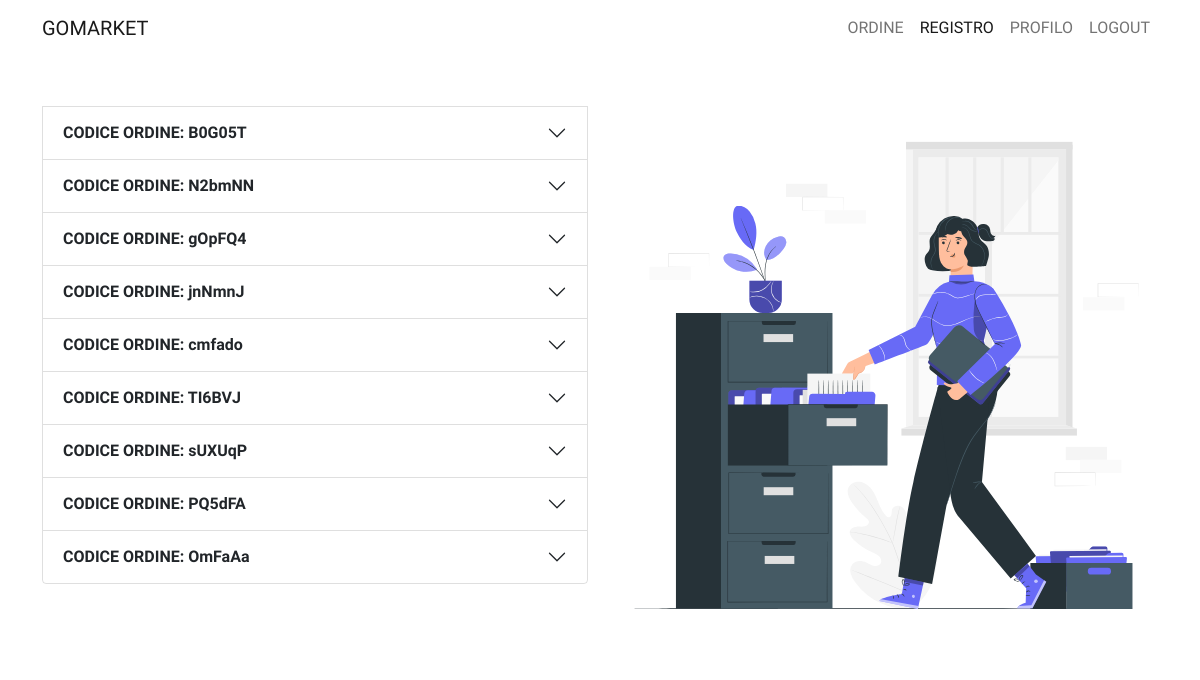
/page/cliente/registro.php (signed in), run on the app's committed database.
### tables this page shows
CREATE TABLE `ordine` (
  `ID` int(3) NOT NULL,
  `codice_ordine` varchar(255) NOT NULL,
  `stato_ordine` int(1) NOT NULL,
  `totale_ordine` float NOT NULL,
  `data_ordine` date NOT NULL,
  `fk_id_utente` int(3) NOT NULL
);

### method/funzioni.php (called while the page is built, shortened)
<?php
    function connessione($sql, $base) {
		$conn = mysqli_connect("localhost", "root", "", $base);
		$resultset = $conn->query($sql);
		$righe = mysqli_fetch_all($resultset, MYSQLI_ASSOC);
		return $righe;
	}
?>

### page/cliente/registro.php (the view, shortened to what this page needs)
<?php
    include("../../method/funzioni.php");
    if(!isset($_SESSION["NOME"])) {
        $nav = "
            <nav class='navbar sticky-top navbar-expand-lg navbar-light bg-white'>
                <div class='container'>
                <a class='navbar-brand' href='../../index.php'>GOMARKET</a>
                <button class='navbar-toggler' type='button' data-bs-toggle='collapse' data-bs-target='#navbarNav' aria-controls='navbarNav' aria-expanded='false' aria-label='Toggle navigation'>
                    <span class='navbar-toggler-icon'></span>
                </button>
                <div class='collapse navbar-collapse justify-content-end' id='navbarNav'>
                    <ul class='navbar-nav'>
                    <li class='nav-item'>
                        <a class='nav-link' href='../registrazione.php'>REGISTRATI</a>
                    </li>
                    <li class='nav-item'>
                        <a class='nav-link' href='../login.php'>ACCEDI</a>
                    </li>
                    </ul>
                </div>
                </div>
            </nav>
        ";
        $body = "
            <div class='container'>
                <div class='container row'>
                <div class='col-2'></div>
                <div class='col-8 first-item'>
                    <img src='../../assets/04.svg' class='img-fluid mx-auto d-block'>
                    </div>
                </div>
            </div>
        ";
    }else {
        $sql = "SELECT * FROM ordine o WHERE o.fk_id_utente = {$_SESSION["ID_CLIENTE"]} ORDER BY o.data_ordine DESC";
        $risultato = connessione($sql, "gomarket");
        if(empty($risultato)) {
            $flag = "
                <div class='container row'>
                    <div class='col-6 align-self-center'>
                        <img src='../../assets/07.svg' class='img-fluid mx-auto d-block'>
                    </div>
                    <div class='col-1 align-self-center'></div>
                    <div class='col-5 align-self-center'>
                        <div class='alert alert-warning' role='alert'>
                            Non sono ancora presenti ordini...creane uno
                            cliccando <a href='./nordine.php'>qui</a>
                        </div>
                    </div>
                </div>
            ";
        }else {
            $flag = "<div class='accordion' id='accordionExample'>";
            foreach($risultato as $riga) {
                if($riga["stato_ordine"] == 0) { $stato_ordine = array("text-warning", "IN ATTESA", ""); }
                else if($riga["stato_ordine"] == 1) { $stato_ordine = array("text-secondary", "PRONTO PER LA SPEDIZIONE", ""); }
                else if($riga["stato_ordine"] == 2) { $stato_ordine = array("text-primary", "IN CONSEGNA", "disabled"); }
                else { $stato_ordine = array("text-success", "CONSEGNATO", "disabled"); }
                $flag .= "
                            <a type='button' class='btn btn-outline-danger' href='../../method/delordine.php?id={$riga["ID"]}'>ELIMINA ORDINE</a>
                <div class='accordion-item'>
                    <h2 class='accordion-header' id='heading{$riga["ID"]}'>
                    <button class='accordion-button collapsed' type='button' data-bs-toggle='collapse' data-bs-target='#collapse{$riga["ID"]}' aria-expanded='false' aria-controls='collapse{$riga["ID"]}'>
                        <strong>CODICE ORDINE: {$riga["codice_ordine"]}</strong>
                    </button>
                    </h2>
                    <div id='collapse{$riga["ID"]}' class='accordion-collapse collapse' aria-labelledby='heading{$riga["ID"]}' data-bs-parent='#accordionExample'>
                                <p><strong>ID ORDINE: </strong>{$riga["ID"]}</p>
                                <p><strong>CODICE ORDINE: </strong>{$riga["codice_ordine"]}</p>
                                <p><strong>DATA ORDINE: </strong>{$riga["data_ordine"]}</p>
                                <p><strong>STATO ORDINE: </strong><span class='{$stato_ordine[0]}'>{$stato_ordine[1]}<span></p>
                                <p><strong>TOTALE ORDINE: {$riga["totale_ordine"]} €</strong></p>
                                <a class='btn btn-outline-danger {$stato_ordine[2]}' data-bs-toggle='modal' data-bs-target='#deleteModal' type='button'>CANCELLA ORDINE</a>
                                <a href='./detordine.php?id={$riga["ID"]}' class='btn btn-outline-primary' type='button'>DETTAGLI</a>
                    </div>
                </div>
                ";
            }
            $flag .= "</div>";
        }
        $nav = "
            <nav class='navbar sticky-top navbar-expand-lg navbar-light bg-white'>
                <div class='container'>
                <a class='navbar-brand' href='../../index.php'>GOMARKET</a>
                <button class='navbar-toggler' type='button' data-bs-toggle='collapse' data-bs-target='#navbarNav' aria-controls='navbarNav' aria-expanded='false' aria-label='Toggle navigation'>
                    <span class='navbar-toggler-icon'></span>
                </button>
                <div class='collapse navbar-collapse justify-content-end' id='navbarNav'>
                    <ul class='navbar-nav'>
                    <li class='nav-item'>
                        <a class='nav-link' href='./nordine.php'>ORDINE</a>
                    </li>
                    <li class='nav-item'>
                        <a class='nav-link active' href='./registro.php'>REGISTRO</a>
                    </li>
                    <li class='nav-item'>
                        <a class='nav-link' href='../profilo.php'>PROFILO</a>
                    </li>
                    <li class='nav-item'>
                        <a class='nav-link' href='../../method/logout.php'>LOGOUT</a>
                    </li>
                    </ul>
                </div>
                </div>
            </nav>
        ";
        $body = "
            <div class='row first-item'>
                <div class='col-md-6'>
                    {$flag}
                </div>
                <div class='col-md-6'>
                    <img src='../../assets/25.svg' class='img-fluid mx-auto d-block'>
                </div>
            </div>
        ";
    }
    $html = "
        <html>
            <head>
            <meta charset='utf-8'>
            <meta name='viewport' content='width=device-width, initial-scale=1'>
            <link href='https://cdn.jsdelivr.net/npm/bootstrap@5.0.0-beta1/dist/css/bootstrap.min.css' rel='stylesheet'>
            <link rel='stylesheet' href='../../style/style.css'>
            <script src='https://ajax.googleapis.com/ajax/libs/jquery/3.5.1/jquery.min.js'></script>
            <script src='../../js/main.js'></script>
            <title>GoMarket</title>
            </head>
            <body>
                {$nav}
                <div class='container-lg'>
                    {$body}
                </div>
                <script src='https://cdn.jsdelivr.net/npm/bootstrap@5.0.0-beta2/dist/js/bootstrap.bundle.min.js'></script>
            </body>
        </html>
    ";
    print_r($html);
?>

### style/style.css (style rules this page uses)
body { font-family: 'Lexend', sans-serif; }
.first-item { padding-top: 50px; }

### data on the page
ordine: codice_ordine "B0G05T"
ordine: codice_ordine "N2bmNN"
ordine: codice_ordine "gOpFQ4"
ordine: codice_ordine "jnNmnJ"
ordine: codice_ordine "cmfado"
ordine: codice_ordine "TI6BVJ"
ordine: codice_ordine "sUXUqP"
ordine: codice_ordine "PQ5dFA"
ordine: codice_ordine "OmFaAa"
